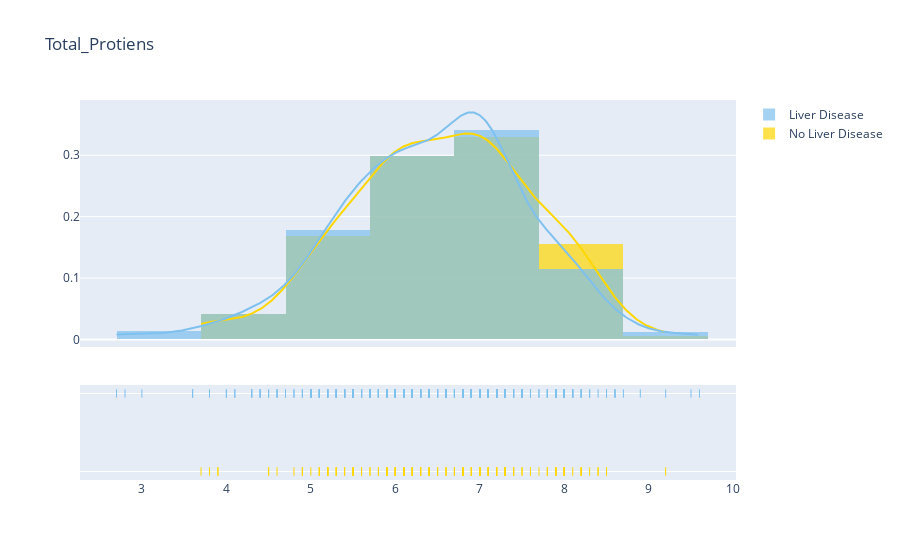

Notebook source saved alongside this figure:
### Code cell
plot_distribution('Total_Protiens', 1)

### Figure 1 — Plotly figure (JSON) as saved in the notebook; plotly's stock layout.template omitted (floating-point values rounded to 4 significant figures; data arrays with more than 128 entries replaced by an {"elided": "..."} marker saying what was removed)
{"data": [{"autobinx": false, "histnorm": "probability density", "legendgroup": "No Liver Disease", "marker": {"color": "#FFD700"}, "name": "No Liver Disease", "opacity": 0.7, "type": "histogram", "x": {"elided": "167 float values"}, "xaxis": "x", "xbins": {"end": 9.2, "size": 1, "start": 3.7}, "yaxis": "y"}, {"autobinx": false, "histnorm": "probability density", "legendgroup": "Liver Disease", "marker": {"color": "#7EC0EE"}, "name": "Liver Disease", "opacity": 0.7, "type": "histogram", "x": {"elided": "416 float values"}, "xaxis": "x", "xbins": {"end": 9.6, "size": 1, "start": 2.7}, "yaxis": "y"}, {"legendgroup": "No Liver Disease", "marker": {"color": "#FFD700"}, "mode": "lines", "name": "No Liver Disease", "showlegend": false, "type": "scatter", "x": {"elided": "500 float values"}, "xaxis": "x", "y": {"elided": "500 float values"}, "yaxis": "y"}, {"legendgroup": "Liver Disease", "marker": {"color": "#7EC0EE"}, "mode": "lines", "name": "Liver Disease", "showlegend": false, "type": "scatter", "x": {"elided": "500 float values"}, "xaxis": "x", "y": {"elided": "500 float values"}, "yaxis": "y"}, {"legendgroup": "No Liver Disease", "marker": {"color": "#FFD700", "symbol": "line-ns-open"}, "mode": "markers", "name": "No Liver Disease", "showlegend": false, "type": "scatter", "x": {"elided": "167 float values"}, "xaxis": "x", "y": {"elided": "167 str values"}, "yaxis": "y2"}, {"legendgroup": "Liver Disease", "marker": {"color": "#7EC0EE", "symbol": "line-ns-open"}, "mode": "markers", "name": "Liver Disease", "showlegend": false, "type": "scatter", "x": {"elided": "416 float values"}, "xaxis": "x", "y": {"elided": "416 str values"}, "yaxis": "y2"}], "layout": {"barmode": "overlay", "hovermode": "closest", "legend": {"traceorder": "reversed"}, "title": {"text": "Total_Protiens"}, "xaxis": {"anchor": "y2", "domain": [0, 1], "zeroline": false}, "yaxis": {"anchor": "free", "domain": [0.35, 1], "position": 0}, "yaxis2": {"anchor": "x", "domain": [0, 0.25], "dtick": 1, "showticklabels": false}}}
